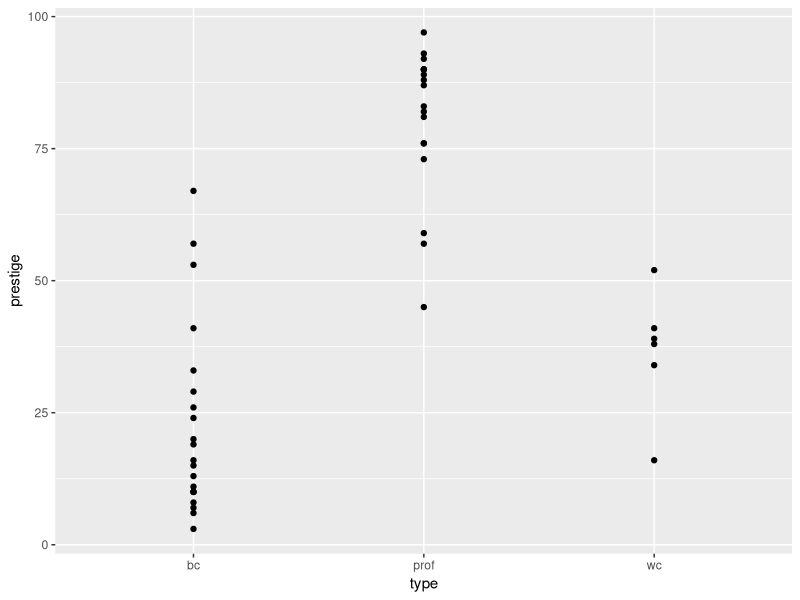
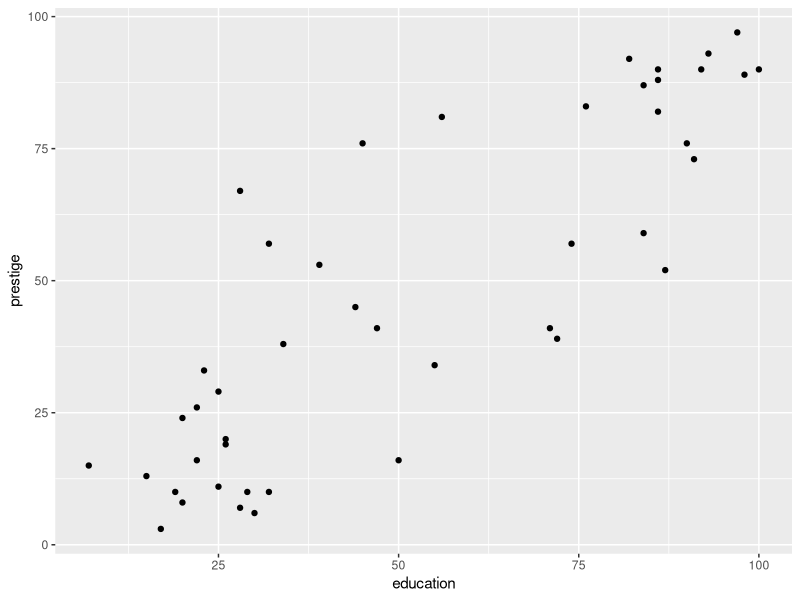
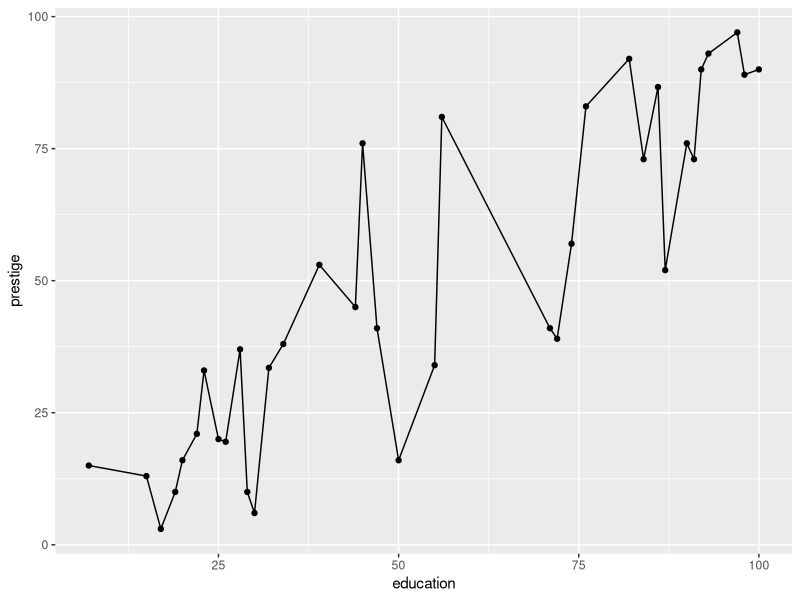
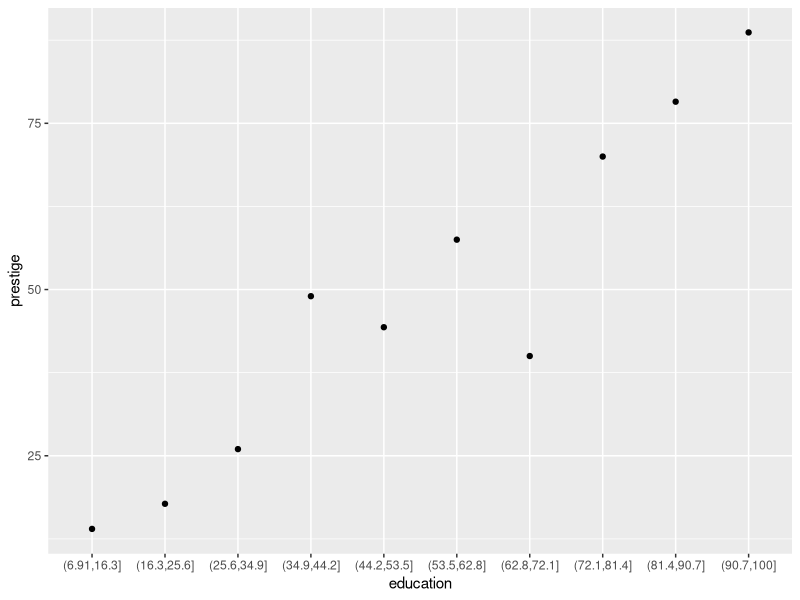
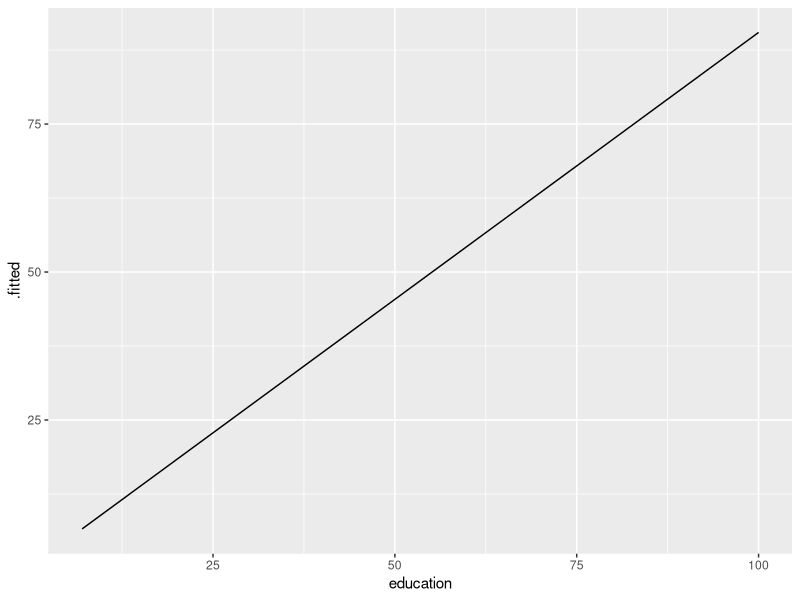

R code for these plots, in order: (Note: this script raises an error after producing the figures.)
library("dplyr")
library("ggplot2")
library("broom")
library("car")
data("Duncan")

# Example with Discrete Variable

ggplot(Duncan, aes(x = type, y = prestige)) +
  geom_point()

Duncan %>%
  group_by(type) %>%
  summarize(prestige_mean = mean(prestige))

# Example with continuous variable
ggplot(Duncan, aes(x = education, y = prestige)) +
  geom_point()

# Method 1
cef_education_all <-
  Duncan %>%
  group_by(education) %>%
  summarize(prestige = mean(prestige))

ggplot(cef_education_all, aes(x = education, y = prestige)) +
  geom_point() +
  geom_line()

# Method 2
# Stratify. 2 categories.
n_strata <- 10
cef_education_strata <-
  Duncan %>%
  mutate(education = cut(education, n_strata)) %>%
  group_by(education) %>%
  summarize(prestige = mean(prestige))

ggplot(cef_education_strata, aes(x = education, y = prestige)) +
  geom_point() +
  geom_line()

# What happens as you increase categories?

# Method 3
# Linear Regression
lm_education <- lm(prestige ~ education, data = Duncan)
lm_education_aug <- augment(lm_education)

ggplot(lm_education, aes(x = education, y = .fitted)) +
  geom_line()

# Bias / Variance Tradeoff
# Linear Regression
lm_bootstrap <- 
  Duncan %>%
    bootstrap(20) %>%
    do(select(augment(lm(prestige ~ education, data = .)),
                      education, .fitted))
ggplot(lm_bootstrap, aes(x = education, y = .fitted, group = replicate)) +
  geom_line()

n_strata <- 5
strata_bootstrap <-
  Duncan %>%
  mutate(strata = cut(education, n_strata)) %>%
  bootstrap(20) %>%
  do({
      group_by(., strata) %>%
      summarize_each(funs(mean), prestige)
  })

ggplot(strata_bootstrap, aes(x = strata, y = prestige, group = replicate)) +
  geom_line() + 
  geom_point()

  